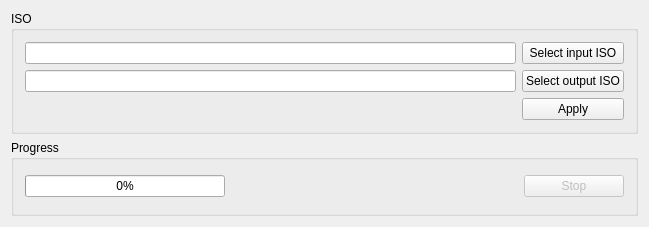
<?xml version="1.0" encoding="UTF-8"?>
<ui version="4.0">
 <class>MainWindow</class>
 <widget class="QMainWindow" name="MainWindow">
  <property name="geometry">
   <rect>
    <x>0</x>
    <y>0</y>
    <width>649</width>
    <height>227</height>
   </rect>
  </property>
  <property name="maximumSize">
   <size>
    <width>16777215</width>
    <height>16777215</height>
   </size>
  </property>
  <property name="windowTitle">
   <string>Randovania</string>
  </property>
  <widget class="QWidget" name="centralWidget">
   <property name="maximumSize">
    <size>
     <width>16777215</width>
     <height>16777215</height>
    </size>
   </property>
   <layout class="QVBoxLayout" name="verticalLayout">
    <item>
     <widget class="QGroupBox" name="groupBox">
      <property name="title">
       <string>ISO</string>
      </property>
      <layout class="QGridLayout" name="gridLayout">
       <item row="0" column="0">
        <widget class="QLineEdit" name="input_iso_edit"/>
       </item>
       <item row="0" column="1">
        <widget class="QPushButton" name="select_input_iso_button">
         <property name="text">
          <string>Select input ISO</string>
         </property>
        </widget>
       </item>
       <item row="1" column="0">
        <widget class="QLineEdit" name="output_iso_edit"/>
       </item>
       <item row="1" column="1">
        <widget class="QPushButton" name="select_output_iso_button">
         <property name="text">
          <string>Select output ISO</string>
         </property>
        </widget>
       </item>
       <item row="2" column="1">
        <widget class="QPushButton" name="apply_mod_button">
         <property name="text">
          <string>Apply</string>
         </property>
        </widget>
       </item>
      </layout>
     </widget>
    </item>
    <item>
     <widget class="QGroupBox" name="progress_box">
      <property name="title">
       <string>Progress</string>
      </property>
      <layout class="QGridLayout" name="gridLayout_3">
       <item row="0" column="0" colspan="2">
        <widget class="QProgressBar" name="progress_bar">
         <property name="minimumSize">
          <size>
           <width>200</width>
           <height>0</height>
          </size>
         </property>
         <property name="maximumSize">
          <size>
           <width>250</width>
           <height>16777215</height>
          </size>
         </property>
         <property name="value">
          <number>0</number>
         </property>
         <property name="invertedAppearance">
          <bool>false</bool>
         </property>
        </widget>
       </item>
       <item row="0" column="2">
        <widget class="QLabel" name="progress_label">
         <property name="sizePolicy">
          <sizepolicy hsizetype="Expanding" vsizetype="Preferred">
           <horstretch>0</horstretch>
           <verstretch>0</verstretch>
          </sizepolicy>
         </property>
         <property name="text">
          <string/>
         </property>
         <property name="alignment">
          <set>Qt::AlignLeading|Qt::AlignLeft|Qt::AlignVCenter</set>
         </property>
         <property name="wordWrap">
          <bool>true</bool>
         </property>
        </widget>
       </item>
       <item row="0" column="3">
        <widget class="QPushButton" name="stop_background_process_button">
         <property name="enabled">
          <bool>false</bool>
         </property>
         <property name="minimumSize">
          <size>
           <width>100</width>
           <height>0</height>
          </size>
         </property>
         <property name="maximumSize">
          <size>
           <width>100</width>
           <height>16777215</height>
          </size>
         </property>
         <property name="text">
          <string>Stop</string>
         </property>
         <property name="checkable">
          <bool>false</bool>
         </property>
         <property name="flat">
          <bool>false</bool>
         </property>
        </widget>
       </item>
      </layout>
     </widget>
    </item>
   </layout>
  </widget>
  <widget class="QMenuBar" name="menu_bar">
   <property name="geometry">
    <rect>
     <x>0</x>
     <y>0</y>
     <width>649</width>
     <height>21</height>
    </rect>
   </property>
  </widget>
  <action name="menu_action_data_visualizer">
   <property name="text">
    <string>Data Visualizer</string>
   </property>
  </action>
  <action name="menu_action_existing_seed_details">
   <property name="text">
    <string>Existing Seed Details</string>
   </property>
  </action>
  <action name="menu_action_tracker">
   <property name="text">
    <string>Tracker</string>
   </property>
  </action>
  <action name="menu_action_edit_new_database">
   <property name="text">
    <string>New Copy</string>
   </property>
  </action>
  <action name="menu_action_edit_existing_database">
   <property name="text">
    <string>Existing Copy</string>
   </property>
  </action>
 </widget>
 <layoutdefault spacing="6" margin="11"/>
 <resources/>
 <connections/>
</ui>
